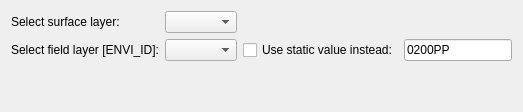
                    <widget class="QWidget" name="page_VectorLayer">
                     <property name="enabled">
                      <bool>true</bool>
                     </property>
                     <layout class="QGridLayout" name="gridLayout_7">
                      <item row="2" column="3">
                       <widget class="QLineEdit" name="le_surf">
                        <property name="text">
                         <string>0200PP</string>
                        </property>
                       </widget>
                      </item>
                      <item row="3" column="1">
                       <spacer name="horizontalSpacer_18">
                        <property name="orientation">
                         <enum>Qt::Orientation::Horizontal</enum>
                        </property>
                        <property name="sizeHint" stdset="0">
                         <size>
                          <width>40</width>
                          <height>20</height>
                         </size>
                        </property>
                       </spacer>
                      </item>
                      <item row="2" column="2">
                       <widget class="QCheckBox" name="chk_surf">
                        <property name="text">
                         <string>Use static value instead:</string>
                        </property>
                       </widget>
                      </item>
                      <item row="0" column="0">
                       <widget class="QLabel" name="label_10">
                        <property name="sizePolicy">
                         <sizepolicy hsizetype="Preferred" vsizetype="Fixed">
                          <horstretch>0</horstretch>
                          <verstretch>0</verstretch>
                         </sizepolicy>
                        </property>
                        <property name="text">
                         <string>Select surface layer:</string>
                        </property>
                       </widget>
                      </item>
                      <item row="0" column="1">
                       <widget class="QgsMapLayerComboBox" name="cb_surfLayer">
                        <property name="sizePolicy">
                         <sizepolicy hsizetype="Expanding" vsizetype="Fixed">
                          <horstretch>0</horstretch>
                          <verstretch>0</verstretch>
                         </sizepolicy>
                        </property>
                        <property name="currentIndex">
                         <number>-1</number>
                        </property>
                        <property name="allowEmptyLayer">
                         <bool>true</bool>
                        </property>
                       </widget>
                      </item>
                      <item row="2" column="1">
                       <widget class="QgsFieldComboBox" name="cb_surfID"/>
                      </item>
                      <item row="2" column="0">
                       <widget class="QLabel" name="label_11">
                        <property name="text">
                         <string>Select field layer [ENVI_ID]:</string>
                        </property>
                       </widget>
                      </item>
                      <item row="4" column="1">
                       <widget class="QLabel" name="label_170">
                        <property name="text">
                         <string/>
                        </property>
                       </widget>
                      </item>
                     </layout>
                    </widget>
